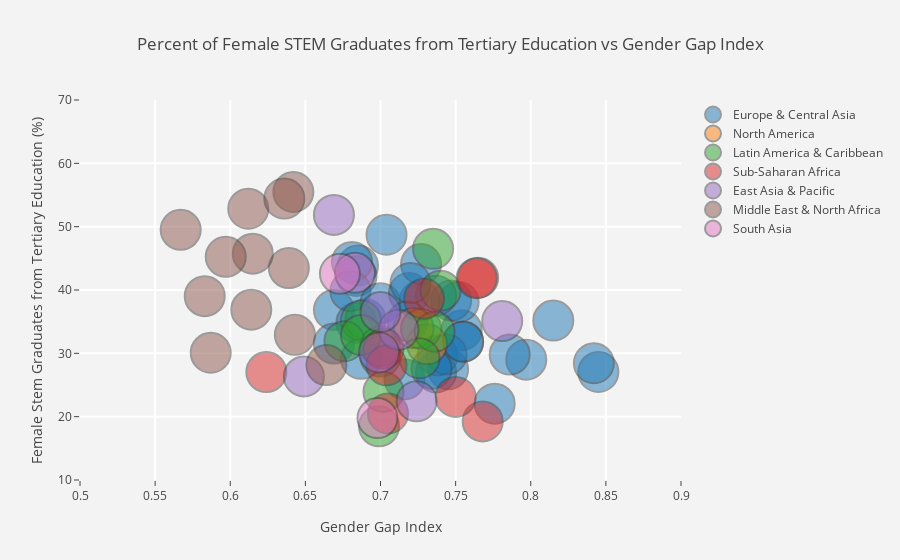

The notebook cell this image was saved under:
### Code cell
trace0 = go.Scatter(
    x=df_2016['2016_gendergap'][df_2016['Region'] == 'Europe & Central Asia'],
    y=df_2016['2016_stem'][df_2016['Region'] == 'Europe & Central Asia'],
    mode='markers',
    name='Europe & Central Asia',
    text=df_2016['Country Name_x'][df_2016['Region'] == 'Europe & Central Asia'],
    marker=dict(
        size=40,
        opacity=0.5,
        line=dict(
            width=2
        ),
        
    )
)

trace1 = go.Scatter(
    x=df_2016['2016_gendergap'][df_2016['Region'] == 'North America'],
    y=df_2016['2016_stem'][df_2016['Region'] == 'North America'],
    mode='markers',
    name='North America',
    text=df_2016['Country Name_x'][df_2016['Region'] == 'North America'],
    marker=dict(
        size=40,
        opacity=0.5,
        line=dict(
            width=2
        ),
        
    )
)

trace2 = go.Scatter(
    x=df_2016['2016_gendergap'][df_2016['Region'] == 'Latin America & Caribbean'],
    y=df_2016['2016_stem'][df_2016['Region'] == 'Latin America & Caribbean'],
    mode='markers',
    name='Latin America & Caribbean',
    text=df_2016['Country Name_x'][df_2016['Region'] == 'Latin America & Caribbean'],
    marker=dict(
        size=40,
        opacity=0.5,
        line=dict(
            width=2
        ),
        
    )
)

trace3 = go.Scatter(
    x=df_2016['2016_gendergap'][df_2016['Region'] == 'Sub-Saharan Africa'],
    y=df_2016['2016_stem'][df_2016['Region'] == 'Sub-Saharan Africa'],
    mode='markers',
    name='Sub-Saharan Africa',
    text=df_2016['Country Name_x'][df_2016['Region'] == 'Sub-Saharan Africa'],
    marker=dict(
        size=40,
        opacity=0.5,
        line=dict(
            width=2
        ),
        
    )
)

trace4 = go.Scatter(
    x=df_2016['2016_gendergap'][df_2016['Region'] == 'East Asia & Pacific'],
    y=df_2016['2016_stem'][df_2016['Region'] == 'East Asia & Pacific'],
    mode='markers',
    name='East Asia & Pacific',
    text=df_2016['Country Name_x'][df_2016['Region'] == 'East Asia & Pacific'],
    marker=dict(
        size=40,
        opacity=0.5,
        line=dict(
            width=2
        ),
        
    )
)
trace5 = go.Scatter(
    x=df_2016['2016_gendergap'][df_2016['Region'] == 'Middle East & North Africa'],
    y=df_2016['2016_stem'][df_2016['Region'] == 'Middle East & North Africa'],
    mode='markers',
    name='Middle East & North Africa',
    text=df_2016['Country Name_x'][df_2016['Region'] == 'Middle East & North Africa'],
    marker=dict(
        size=40,
        opacity=0.5,
        line=dict(
            width=2
        ),
        
    )
)
trace6 = go.Scatter(
    x=df_2016['2016_gendergap'][df_2016['Region'] == 'South Asia'],
    y=df_2016['2016_stem'][df_2016['Region'] == 'South Asia'],
    mode='markers',
    name='South Asia',
    text=df_2016['Country Name_x'][df_2016['Region'] == 'South Asia'],
    marker=dict(
        size=40,
        opacity=0.5,
        line=dict(
            width=2
        ),
        
    )
)



data=[trace0,trace1,trace2,trace3,trace4,trace5,trace6]

layout = go.Layout(
    title='Percent of Female STEM Graduates from Tertiary Education vs Gender Gap Index',
    xaxis=dict(
        title='Gender Gap Index',
        gridcolor='rgb(255, 255, 255)',
        range=[0.5, 0.9],
        zerolinewidth=1,
        ticklen=5,
        gridwidth=2,
    ),
    yaxis=dict(
        title='Female Stem Graduates from Tertiary Education (%)',
        gridcolor='rgb(255, 255, 255)',
        range=[10,70],
        zerolinewidth=1,
        ticklen=5,
        gridwidth=2,
    ),
    paper_bgcolor='rgb(243, 243, 243)',
    plot_bgcolor='rgb(243, 243, 243)',
)
fig=go.Figure(data=data,layout=layout)
py.offline.iplot(fig)

### Figure 1 — Plotly figure (JSON) as saved in the notebook; plotly's stock layout.template omitted (floating-point values rounded to 4 significant figures)
{"data": [{"marker": {"line": {"width": 2}, "opacity": 0.5, "size": 40}, "mode": "markers", "name": "Europe & Central Asia", "text": ["Albania", "Armenia", "Austria", "Azerbaijan", "Belgium", "Bulgaria", "Bosnia and Herzegovina", "Belarus", "Switzerland", "Cyprus", "Czech Republic", "Denmark", "Spain", "Estonia", "Finland", "France", "United Kingdom", "Georgia", "Greece", "Croatia", "Hungary", "Ireland", "Italy", "Kazakhstan", "Kyrgyz Republic", "Lithuania", "Luxembourg", "Latvia", "Norway", "Poland", "Portugal", "Serbia", "Slovenia", "Sweden", "Ukraine"], "type": "scatter", "uid": "54982b0d-1c56-4f64-8000-5a1b57831992", "x": [0.704, 0.669, 0.716, 0.684, 0.745, 0.726, 0.685, 0.737, 0.776, 0.684, 0.69, 0.754, 0.738, 0.747, 0.845, 0.755, 0.752, 0.681, 0.68, 0.7, 0.669, 0.797, 0.719, 0.718, 0.687, 0.744, 0.734, 0.755, 0.842, 0.727, 0.737, 0.72, 0.786, 0.815, 0.7], "y": [48.72, 36.84, 25.9, 34.84, 27.48, 38.26, 43.87, 26.97, 22.05, 42.23, 35.38, 33.65, 29.68, 38.33, 27.06, 31.81, 38.1, 44.43, 39.82, 37.92, 31.54, 29.0, 39.52, 35.06, 29.13, 29.82, 27.57, 31.87, 28.44, 44.09, 39.11, 41.1, 29.8, 35.17, 29.49]}, {"marker": {"line": {"width": 2}, "opacity": 0.5, "size": 40}, "mode": "markers", "name": "North America", "text": ["Canada", "United States"], "type": "scatter", "uid": "eb32a582-9253-4936-a4c3-33390dc60647", "x": [0.731, 0.722], "y": [31.43, 33.99]}, {"marker": {"line": {"width": 2}, "opacity": 0.5, "size": 40}, "mode": "markers", "name": "Latin America & Caribbean", "text": ["Argentina", "Brazil", "Chile", "Colombia", "Costa Rica", "Cuba", "Dominican Republic", "Ecuador", "Mexico", "Peru", "El Salvador"], "type": "scatter", "uid": "97ecccc0-11a0-42ed-9136-247393eb564d", "x": [0.735, 0.687, 0.699, 0.727, 0.736, 0.74, 0.676, 0.726, 0.7, 0.687, 0.702], "y": [46.5, 35.2, 18.47, 33.88, 33.43, 39.89, 31.91, 29.23, 31.13, 32.89, 23.9]}, {"marker": {"line": {"width": 2}, "opacity": 0.5, "size": 40}, "mode": "markers", "name": "Sub-Saharan Africa", "text": ["Burundi", "Cabo Verde", "Ghana", "Kenya", "Madagascar", "Mozambique", "Mauritania", "Namibia", "South Africa"], "type": "scatter", "uid": "4e623985-d54f-4ea0-8e11-8da59dae3c02", "x": [0.768, 0.729, 0.705, 0.702, 0.704, 0.75, 0.624, 0.765, 0.764], "y": [19.25, 38.61, 20.51, 30.73, 28.11, 23.12, 27.04, 41.93, 41.86]}, {"marker": {"line": {"width": 2}, "opacity": 0.5, "size": 40}, "mode": "markers", "name": "East Asia & Pacific", "text": ["Brunei Darussalam", "Korea, Rep.", "Lao PDR", "New Zealand", "Singapore", "Thailand", "Vietnam"], "type": "scatter", "uid": "a4eb584e-a248-4e5f-890f-0f4c6104f34c", "x": [0.669, 0.649, 0.724, 0.781, 0.712, 0.699, 0.7], "y": [51.86, 26.36, 22.43, 35.1, 33.72, 30.14, 36.51]}, {"marker": {"line": {"width": 2}, "opacity": 0.5, "size": 40}, "mode": "markers", "name": "Middle East & North Africa", "text": ["United Arab Emirates", "Bahrain", "Algeria", "Egypt, Arab Rep.", "Iran, Islamic Rep.", "Morocco", "Malta", "Oman", "Qatar", "Saudi Arabia", "Syrian Arab Republic", "Tunisia"], "type": "scatter", "uid": "2ec146bd-51eb-413d-8266-4fe59e328daa", "x": [0.639, 0.615, 0.642, 0.614, 0.587, 0.597, 0.664, 0.612, 0.643, 0.583, 0.567, 0.636], "y": [43.46, 45.74, 55.47, 36.9, 30.09, 45.25, 28.14, 52.84, 32.92, 39.03, 49.51, 54.44]}, {"marker": {"line": {"width": 2}, "opacity": 0.5, "size": 40}, "mode": "markers", "name": "South Asia", "text": ["Bangladesh", "India", "Sri Lanka"], "type": "scatter", "uid": "5e877acd-4a36-4b98-b4ac-cf2852d5460a", "x": [0.698, 0.683, 0.673], "y": [19.78, 42.72, 42.56]}], "layout": {"paper_bgcolor": "rgb(243, 243, 243)", "plot_bgcolor": "rgb(243, 243, 243)", "title": "Percent of Female STEM Graduates from Tertiary Education vs Gender Gap Index", "xaxis": {"gridcolor": "rgb(255, 255, 255)", "gridwidth": 2, "range": [0.5, 0.9], "ticklen": 5, "title": "Gender Gap Index", "zerolinewidth": 1}, "yaxis": {"gridcolor": "rgb(255, 255, 255)", "gridwidth": 2, "range": [10, 70], "ticklen": 5, "title": "Female Stem Graduates from Tertiary Education (%)", "zerolinewidth": 1}}}
